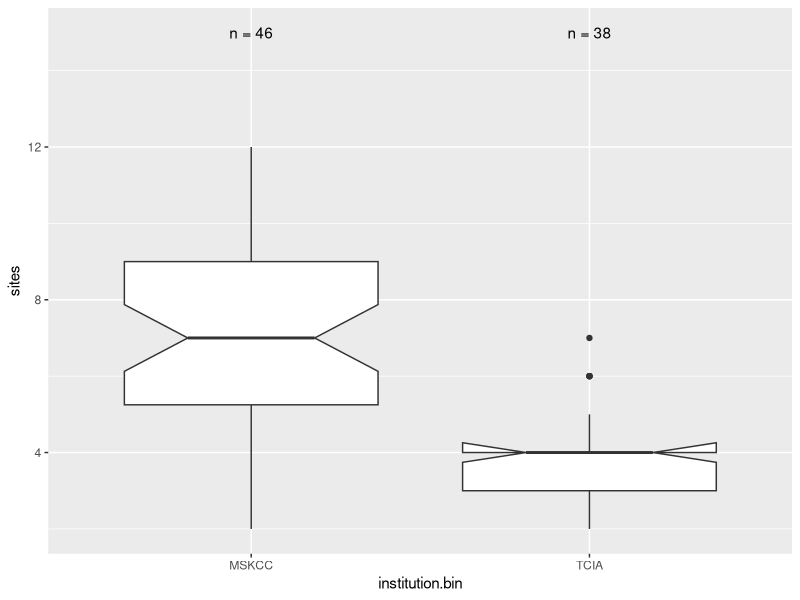
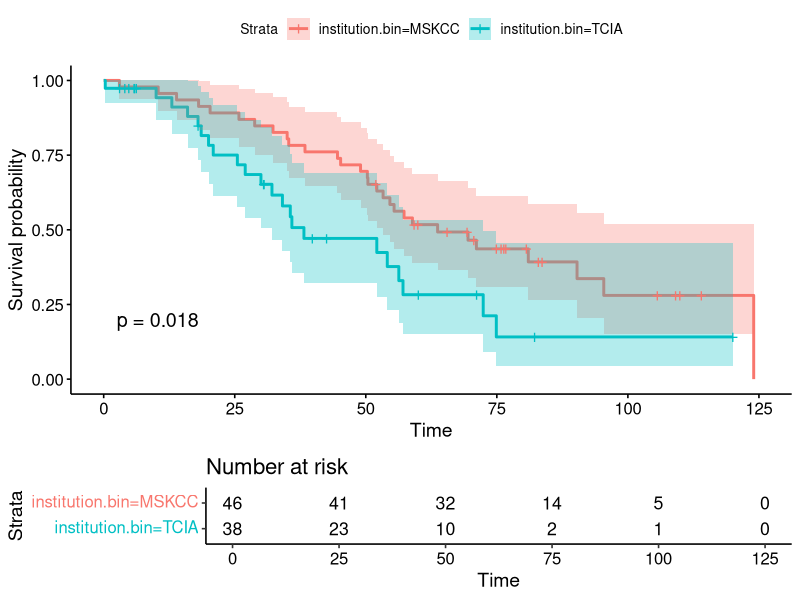
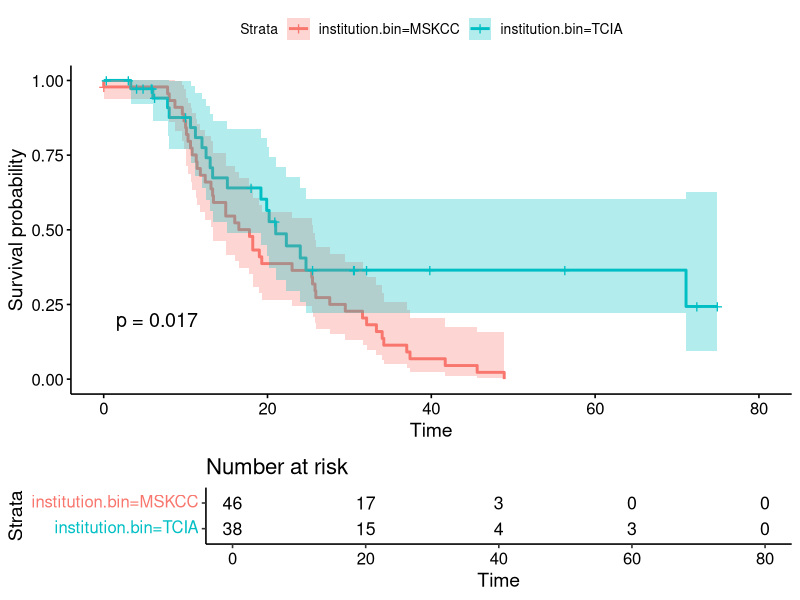
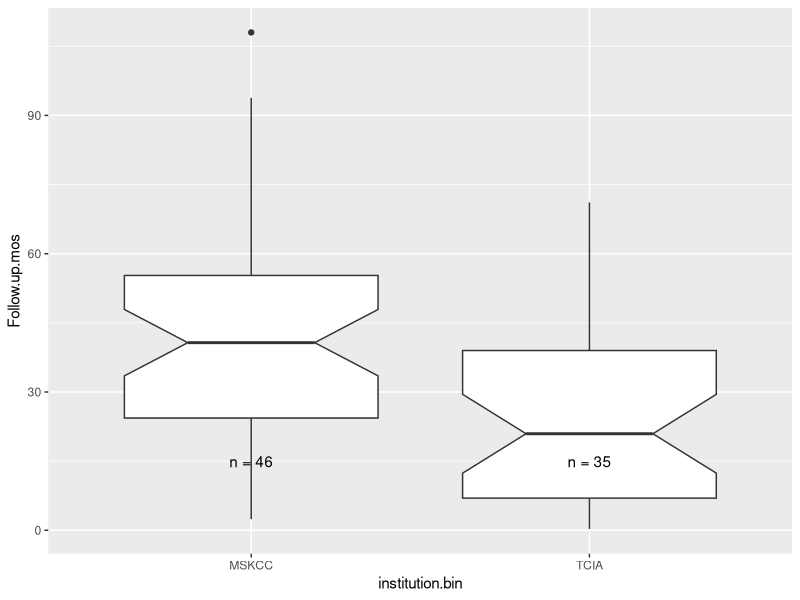
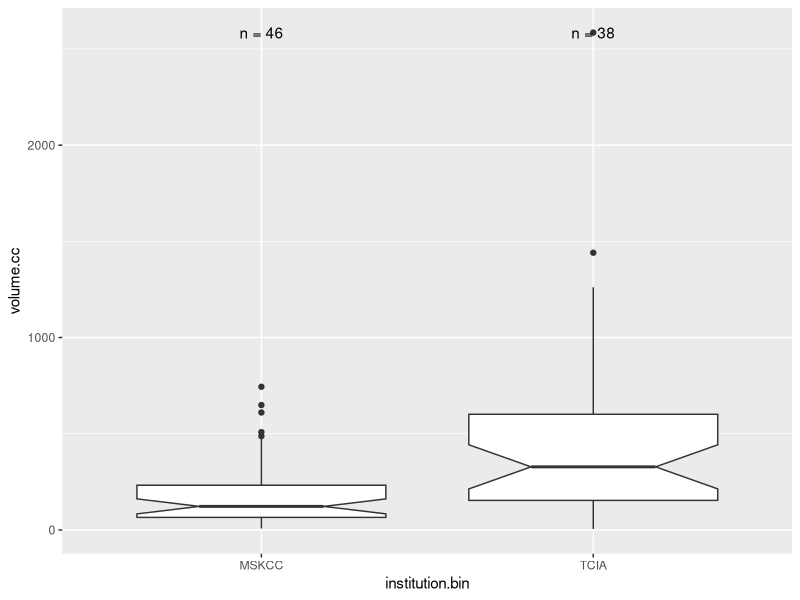
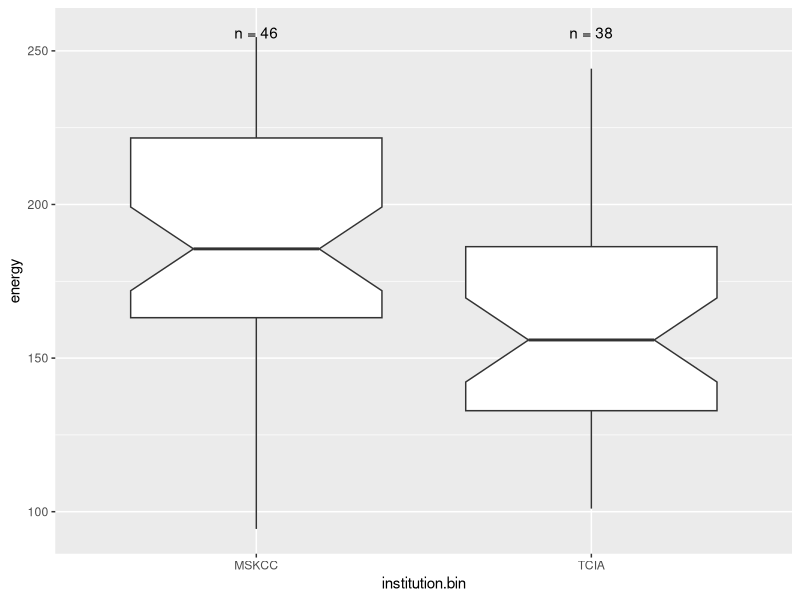
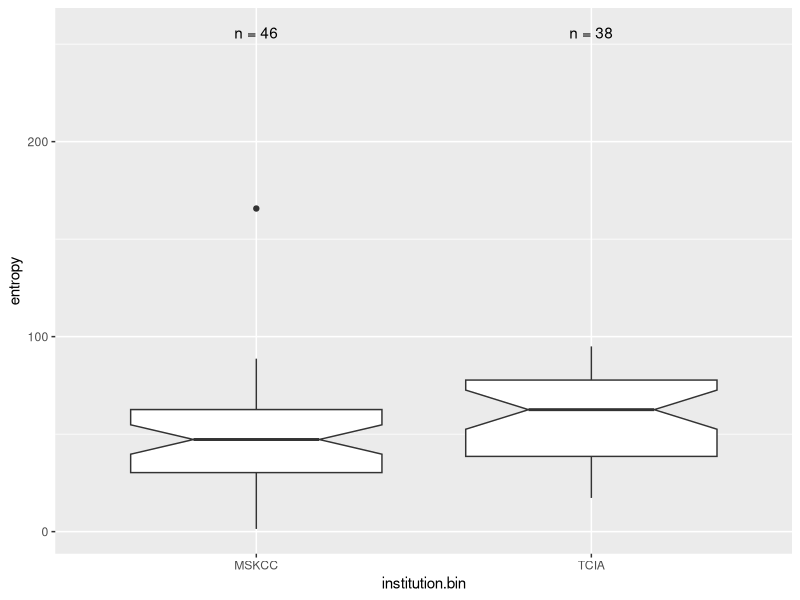
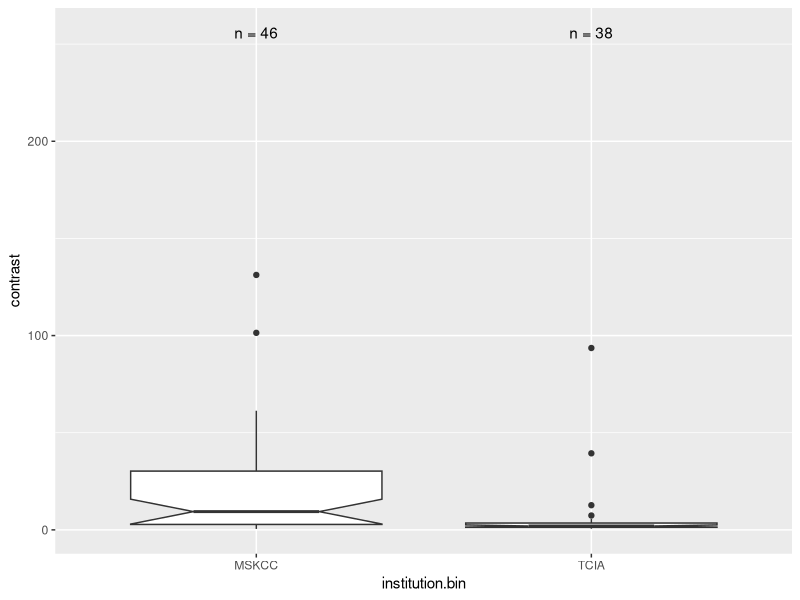

These figures' R source, in order: (Note: this script raises an error after producing the figures.)
## ---- chunk 1
knitr::opts_chunk$set(echo = TRUE)
## ---- chunk 2
require(tidyverse)
require(knitr)
require(broom)
require(survival)
require(survminer)
require(ggplot2)

# options for output
options(scipen=1, digits=2)
# Variants of mean, median etc with na.rm = T
min_    <- function(...) min(..., na.rm=T)
max_    <- function(...) max(..., na.rm=T)
mean_   <- function(...) mean(..., na.rm=T)
median_ <- function(...) median(..., na.rm=T)
Q1_     <- function(...) quantile(..., probs=0.25, na.rm = TRUE)
Q3_     <- function(...) quantile(..., probs=0.75, na.rm = TRUE)
sum_    <- function(...) sum(..., na.rm=T)
# function to return counts of samples
n_fun <- function(x, y){ # y is position for labels
  return(data.frame(y, label = paste0("n = ", length(x))))
}
## ---- chunk 3
clin.data <- read_csv("2017-Veeraraghavan-data-HV.csv")
## ---- chunk 4
clin.data %>%
  distinct(tcga.id) %>% tally()
## ---- chunk 5
clin.data %>%
    group_by(institution.bin) %>%
    summarize_each(funs(
    min_,
    Q1_,
    median_,
    Q3_,
    max_
    ), 
    sites) 
## ---- chunk 6
clin.data %>%
  ggplot(aes(x = institution.bin, y = sites)) + geom_boxplot(notch = TRUE) +
    stat_summary(fun.data = n_fun, fun.args = 15, geom = "text")

print(wilcox.test(clin.data$sites[clin.data$institution.bin=="MSKCC"], 
                  clin.data$sites[clin.data$institution.bin != "MSKCC"]))
## ---- chunk 7
clin.data %>%
    group_by(institution.bin) %>%
    summarize_each(funs(
    min_,
    Q1_,
    median_,
    Q3_,
    max_
    ), 
    os.mos) 
## ---- chunk 8
clin.data %>% 
  group_by(institution.bin) %>% 
  do(glance(survfit(Surv(time=os.mos, event=dead=="1") ~ 1, data=.)))

## ---- chunk 9
ggsurvplot(
  survfit(Surv(time=os.mos, event=dead=="1") ~ institution.bin, data=clin.data),
  data = clin.data, risk.table = TRUE, conf.int = TRUE, pval = TRUE)
## ---- chunk 10
clin.data %>%
    group_by(institution.bin) %>%
    summarize_each(funs(
    min_,
    Q1_,
    median_,
    Q3_,
    max_
    ), 
    pfs.mos) 
## ---- chunk 11
clin.data %>% 
  group_by(institution.bin) %>% 
  do(glance(survfit(Surv(time=pfs.mos, event=recurrence=="1") ~ 1, data=.)))
## ---- chunk 12
ggsurvplot(
  survfit(Surv(time=pfs.mos, event=recurrence=="1") ~ institution.bin, data=clin.data),
  data = clin.data, risk.table = TRUE, conf.int = TRUE, pval = TRUE)
## ---- chunk 13
clin.data %>%
    group_by(institution.bin) %>%
    summarize_each(funs(
    min_,
    Q1_,
    median_,
    Q3_,
    max_
    ), 
    Follow.up.mos) 
 
## ---- chunk 14

clin.data %>%
  ggplot(aes(x = institution.bin, y = Follow.up.mos)) + geom_boxplot(notch = TRUE) +
    stat_summary(fun.data = n_fun, fun.args = 15, geom = "text")

print(wilcox.test(clin.data$sites[clin.data$institution.bin=="MSKCC"], 
                  clin.data$sites[clin.data$institution.bin != "MSKCC"]))
  
## ---- chunk 15
clin.data %>%
    group_by(institution.bin) %>%
    summarize_each(funs(
    min_,
    Q1_,
    median_,
    Q3_,
    max_
    ), 
    volume.cc) 
## ---- chunk 16
clin.data %>%
  ggplot(aes(x = institution.bin, y = volume.cc)) + geom_boxplot(notch = TRUE) +
    stat_summary(fun.data = n_fun, fun.args = 2586, geom = "text")
## ---- chunk 17
clin.data %>% 
  do(tidy(wilcox.test(volume.cc ~ institution.bin, data = .)))
## ---- chunk 18
  clin.data %>%
    group_by(institution.bin) %>%
    summarize_each(funs(
    min_,
    Q1_,
    median_,
    Q3_,
    max_
    ), 
    energy)

## ---- chunk 19
clin.data %>%
  ggplot(aes(x = institution.bin, y = energy)) + geom_boxplot(notch = TRUE) +
    stat_summary(fun.data = n_fun, fun.args = 256, geom = "text")
## ---- chunk 20
clin.data %>% 
  do(tidy(wilcox.test(energy ~ institution.bin, data = .)))
## ---- chunk 21
  clin.data %>%
    group_by(institution.bin) %>%
    summarize_each(funs(
    min_,
    Q1_,
    median_,
    Q3_,
    max_
    ), 
    entropy)

## ---- chunk 22
clin.data %>%
  ggplot(aes(x = institution.bin, y = entropy)) + geom_boxplot(notch = TRUE) +
    stat_summary(fun.data = n_fun, fun.args = 256, geom = "text")
## ---- chunk 23
clin.data %>% 
  do(tidy(wilcox.test(entropy ~ institution.bin, data = .)))
## ---- chunk 24
  clin.data %>%
    group_by(institution.bin) %>%
    summarize_each(funs(
    min_,
    Q1_,
    median_,
    Q3_,
    max_
    ), 
    contrast)

## ---- chunk 25
clin.data %>%
  ggplot(aes(x = institution.bin, y = contrast)) + geom_boxplot(notch = TRUE) +
    stat_summary(fun.data = n_fun, fun.args = 256, geom = "text")
## ---- chunk 26
clin.data %>% 
  do(tidy(wilcox.test(contrast ~ institution.bin, data = .)))
## ---- chunk 27
  clin.data %>%
    group_by(institution.bin) %>%
    summarize_each(funs(
    min_,
    Q1_,
    median_,
    Q3_,
    max_
    ), 
    homogeneity)

## ---- chunk 28
clin.data %>%
  ggplot(aes(x = institution.bin, y = homogeneity)) + geom_boxplot(notch = TRUE) +
    stat_summary(fun.data = n_fun, fun.args = 256, geom = "text")
## ---- chunk 29
clin.data %>% 
  do(tidy(wilcox.test(homogeneity ~ institution.bin, data = .)))
## ---- chunk 30
  clin.data %>%
    group_by(institution.bin) %>%
    summarize_each(funs(
    min_,
    Q1_,
    median_,
    Q3_,
    max_
    ), 
    c.se)

## ---- chunk 31
clin.data %>%
  ggplot(aes(x = institution.bin, y = c.se)) + geom_boxplot(notch = TRUE) +
    stat_summary(fun.data = n_fun, fun.args = 6, geom = "text")
## ---- chunk 32
clin.data %>% 
  do(tidy(wilcox.test(c.se ~ institution.bin, data = .)))
## ---- chunk 33
  clin.data %>%
    group_by(institution.bin) %>%
    summarize_each(funs(
    min_,
    Q1_,
    median_,
    Q3_,
    max_
    ), 
    clu.dev)

## ---- chunk 34
clin.data %>%
  ggplot(aes(x = institution.bin, y = clu.dev)) + geom_boxplot(notch = TRUE) +
    stat_summary(fun.data = n_fun, fun.args = 25, geom = "text")
## ---- chunk 35
clin.data %>% 
  do(tidy(wilcox.test(clu.dev ~ institution.bin, data = .)))
## ---- chunk 36
  clin.data %>%
    group_by(institution.bin) %>%
    summarize_each(funs(
    min_,
    Q1_,
    median_,
    Q3_,
    max_
    ), 
    clu.diss)

## ---- chunk 37
clin.data %>%
  ggplot(aes(x = institution.bin, y = clu.diss)) + geom_boxplot(notch = TRUE) +
    stat_summary(fun.data = n_fun, fun.args = 30902, geom = "text")
## ---- chunk 38
clin.data %>% 
  do(tidy(wilcox.test(clu.diss ~ institution.bin, data = .)))
## ---- chunk 39
    clin.data %>%
      do(tidy(cor.test(clin.data$c.se, clin.data$volume.cc, method="spearman"))) %>%
  select(estimate, p.value)
## ---- chunk 40
    clin.data %>%
      do(tidy(cor.test(clin.data$clu.diss, clin.data$volume.cc, method="spearman"))) %>%
  select(estimate, p.value)
## ---- chunk 41

   clin.data %>%
      do(tidy(cor.test(clin.data$clu.dev, clin.data$volume.cc, method="spearman"))) %>%
  select(estimate, p.value)

## ---- chunk 42
      
    clin.data %>%
      do(tidy(cor.test(clin.data$energy, clin.data$volume.cc, method="spearman"))) %>%
  select(estimate, p.value)

## ---- chunk 43
  
    clin.data %>%
      do(tidy(cor.test(clin.data$entropy, clin.data$volume.cc, method="spearman"))) %>%
  select(estimate, p.value)
## ---- chunk 44

    clin.data %>%
      do(tidy(cor.test(clin.data$contrast, clin.data$volume.cc, method="spearman"))) %>%
  select(estimate, p.value)

## ---- chunk 45

    clin.data %>%
      do(tidy(cor.test(clin.data$homogeneity, clin.data$volume.cc, method="spearman"))) %>%
  select(estimate, p.value)

## ---- chunk 46
    clin.data %>%
      do(tidy(cor.test(clin.data$c.se, clin.data$sites, method="spearman"))) %>%
  select(estimate, p.value)
## ---- chunk 47

    clin.data %>%
      do(tidy(cor.test(clin.data$clu.diss, clin.data$sites, method="spearman"))) %>%
  select(estimate, p.value)
## ---- chunk 48

   clin.data %>%
      do(tidy(cor.test(clin.data$clu.dev, clin.data$sites, method="spearman"))) %>%
  select(estimate, p.value)
## ---- chunk 49

    clin.data %>%
      do(tidy(cor.test(clin.data$energy, clin.data$sites, method="spearman"))) %>%
  select(estimate, p.value)

## ---- chunk 50

    clin.data %>%
      do(tidy(cor.test(clin.data$entropy, clin.data$sites, method="spearman"))) %>%
  select(estimate, p.value)
    
## ---- chunk 51

    clin.data %>%
      do(tidy(cor.test(clin.data$contrast, clin.data$sites, method="spearman"))) %>%
  select(estimate, p.value)

## ---- chunk 52

    clin.data %>%
      do(tidy(cor.test(clin.data$homogeneity, clin.data$sites, method="spearman"))) %>%
  select(estimate, p.value)

## ---- chunk 53
  clin.data %>%
    group_by(institution.bin) %>%
      do(tidy(coxph(Surv(time=pfs.mos, event=recurrence=="1")~volume.cc+age + as.factor(stage), data=.), exponentiate=TRUE)) %>%
    select(institution.bin, term, estimate, p.value, conf.low, conf.high) %>%
  arrange(institution.bin, p.value)

## ---- chunk 54
 clin.data %>%
    group_by(institution.bin) %>%
      do(tidy(coxph(Surv(time=os.mos, event=dead=="1")~volume.cc+age + as.factor(stage), data=.), exponentiate=TRUE)) %>%
    select(institution.bin, term, estimate, p.value, conf.low, conf.high) %>%
  arrange(institution.bin, p.value)

## ---- chunk 55
clin.data %>% 
  group_by(institution.bin) %>%
    do(tidy(wilcox.test(volume.cc ~ platinum.resistant, data =.))) %>%
  select(institution.bin, statistic, p.value) %>%
  arrange(institution.bin, p.value)


## ---- chunk 56
    clin.data %>%
    group_by(institution.bin) %>%
      do(tidy(coxph(Surv(time=pfs.mos, event=recurrence=="1")~c.se+age+as.factor(stage)+volume.cc, data=.), exponentiate=TRUE)) %>%
    select(institution.bin, term, estimate, p.value, conf.low, conf.high) %>%
  arrange(institution.bin, p.value)
## ---- chunk 57
 clin.data %>%
    group_by(institution.bin) %>%
      do(tidy(coxph(Surv(time=os.mos, event=dead=="1")~c.se+age+as.factor(stage)+volume.cc, data=.), exponentiate=TRUE)) %>%
    select(institution.bin, term, estimate, p.value, conf.low, conf.high) %>%
  arrange(institution.bin, p.value)

## ---- chunk 58
    clin.data %>%
    group_by(institution.bin) %>%
      do(tidy(coxph(Surv(time=pfs.mos, event=recurrence=="1")~clu.dev+age+as.factor(stage)+volume.cc, data=.), exponentiate=TRUE)) %>%
    select(institution.bin, term, estimate, p.value, conf.low, conf.high) %>%
  arrange(institution.bin, p.value)
## ---- chunk 59
 clin.data %>%
    group_by(institution.bin) %>%
      do(tidy(coxph(Surv(time=os.mos, event=dead=="1")~clu.dev+age+as.factor(stage)+volume.cc, data=.), exponentiate=TRUE)) %>%
    select(institution.bin, term, estimate, p.value, conf.low, conf.high) %>%
  arrange(institution.bin, p.value)

## ---- chunk 60
    clin.data %>%
    group_by(institution.bin) %>%
      do(tidy(coxph(Surv(time=pfs.mos, event=recurrence=="1")~clu.diss+age+as.factor(stage)+volume.cc, data=.), exponentiate=TRUE)) %>%
    select(institution.bin, term, estimate, p.value, conf.low, conf.high) %>%
  arrange(institution.bin, p.value)
## ---- chunk 61
 clin.data %>%
    group_by(institution.bin) %>%
      do(tidy(coxph(Surv(time=os.mos, event=dead=="1")~clu.diss+age+as.factor(stage)+volume.cc, data=.), exponentiate=TRUE)) %>%
    select(institution.bin, term, estimate, p.value, conf.low, conf.high) %>%
  arrange(institution.bin, p.value)

## ---- chunk 62
clin.data %>% 
  group_by(institution.bin) %>%
    do(tidy(wilcox.test(c.se ~ platinum.resistant, data =.))) %>%
  select(institution.bin, statistic, p.value) %>%
  arrange(institution.bin, p.value)

## ---- chunk 63
clin.data %>% 
  group_by(institution.bin) %>%
    do(tidy(wilcox.test(clu.dev ~ platinum.resistant, data =.))) %>%
  select(institution.bin, statistic, p.value) %>%
  arrange(institution.bin, p.value)

## ---- chunk 64
clin.data %>% 
  group_by(institution.bin) %>%
    do(tidy(wilcox.test(clu.diss ~ platinum.resistant, data =.))) %>%
  select(institution.bin, statistic, p.value) %>%
  arrange(institution.bin, p.value)

## ---- chunk 65

  clin.data%>%
    group_by(institution.bin, ClusterID.ISTH) %>%
      summarize_each(funs(
        min_,
        Q1_,
        median_,
        Q3_,
        max_
      ), c.se)

## ---- chunk 66

 clin.data%>%
    group_by(institution.bin, ClusterID.ISTH) %>%
      summarize_each(funs(
        min_,
        Q1_,
        median_,
        Q3_,
        max_
      ), clu.dev)
## ---- chunk 67

  clin.data%>%
    group_by(institution.bin, ClusterID.ISTH) %>%
      summarize_each(funs(
        min_,
        Q1_,
        median_,
        Q3_,
        max_
      ), clu.diss)

## ---- chunk 68
    clin.data$clusterISTH <- (clin.data$ClusterID.ISTH == "Low" | clin.data$ClusterID.ISTH=="Medium")
    slo <- clin.data$clusterISTH
    shi <- !clin.data$clusterISTH
    clin.data$clusterISTH[slo] <- paste("Low")
    clin.data$clusterISTH[shi] <- paste("High")
    clin.data %>%
    group_by(institution.bin) %>%
      do(tidy(coxph(Surv(time=pfs.mos, event=recurrence=="1")~clusterISTH+age+as.factor(stage)+volume.cc, data=.), exponentiate=TRUE)) %>%
    select(institution.bin, term, estimate, p.value, conf.low, conf.high) %>%
  arrange(institution.bin, p.value)
## ---- chunk 69
    clin.data %>%
    group_by(institution.bin) %>%
      do(tidy(coxph(Surv(time=os.mos, event=dead=="1")~clusterISTH+age+as.factor(stage)+volume.cc, data=.), exponentiate=TRUE)) %>%
    select(institution.bin, term, estimate, p.value, conf.low, conf.high) %>%
  arrange(institution.bin, p.value)
## ---- chunk 70
  clin.data %>%
    group_by(institution.bin,ClusterID.ISTH) %>%
        summarize_each(funs(
    min_,
    Q1_,
    median_,
    Q3_,
    max_,
    sum_), sites)
## ---- chunk 71
  clin.data %>%
    group_by(institution.bin,ClusterID.ISTH) %>%
        summarize_each(funs(
    min_,
    Q1_,
    median_,
    Q3_,
    max_,
    sum_), volume.cc)
## ---- chunk 72
  
  clin.data %>%
    group_by(institution.bin, ClusterID.ISTH) %>%
      do(data.frame(nrow=nrow(.)))
## ---- chunk 73

  clin.data%>%
    group_by(institution.bin,ClusterID.ISTH) %>%
      summarize_each(funs(
        min_,
        Q1_,
        median_,
        Q3_,
        max_
      ), pfs.mos)
## ---- chunk 74

  clin.data%>%
    group_by(institution.bin,ClusterID.ISTH) %>%
      summarize_each(funs(
        min_,
        Q1_,
        median_,
        Q3_,
        max_
      ), os.mos)
## ---- chunk 75
  
  t <- clin.data%>%
    group_by(institution.bin,ClusterID.ISTH,residual.disease) %>%
       do(data.frame(nrow=nrow(.)))
  t <- na.omit(t)
  print(t,n=50)
## ---- chunk 76

  t <- clin.data%>%
    group_by(institution.bin,ClusterID.ISTH,platinum.resistant) %>%
       do(data.frame(nrow=nrow(.)))
  print(t,n=21)
  t <- na.omit(t)
## ---- chunk 77

  tidy(fisher.test(t(matrix(as.matrix.data.frame(t[1:8,4]), 
                            nrow=2,ncol=4, 
                            dimnames = list(c("Sensitive", "Resistant"), c("High", "Low", "Medium", "Ultra-High")))), 
                   alternative="two.sided"))

## ---- chunk 78
    tidy(fisher.test(t(matrix(as.matrix.data.frame(t[9:17,4]), 
                            nrow=2,ncol=4, 
                            dimnames = list(c("Sensitive", "Resistant"), c("High", "Low", "Medium", "Ultra-High")))), 
                   alternative="two.sided"))
## ---- chunk 79
  t <- clin.data%>%  
    group_by(institution.bin, clusterISTH, platinum.resistant) %>%
      do(data.frame(nrow=nrow(.)))
  print(t)
  
  
## ---- chunk 80

  platinumByClusters <- matrix(c(21, 14, 2, 7), nrow=2, dimnames = list(c("Sensitive", "Resistant"), c("Low", "High")))

  tidy(fisher.test(platinumByClusters, alternative = "two.sided")) %>%
    select(estimate, p.value, conf.low, conf.high)
## ---- chunk 81
   platinumByClusters <- matrix(c(7, 10, 3, 4), nrow=2, dimnames = list(c("Sensitive", "Resistant"), 
                                                                       c("Low", "High")))
  tidy(fisher.test(platinumByClusters, alternative="two.sided")) %>%
    select(estimate, p.value, conf.low, conf.high)
## ---- chunk 82
    t <- clin.data%>%  
    group_by(institution.bin, clusterISTH, CCNE1.amp) %>%
      do(data.frame(nrow=nrow(.)))
  print(t)
  t <- na.omit(t)
## ---- chunk 83
  tidy(fisher.test(t(matrix(as.matrix.data.frame(t[1:4,4]), 
                            nrow=2,ncol=2, 
                            dimnames = list(c("NoAmp", "Amp"), c("High", "Low")))), 
                   alternative="two.sided"))
## ---- chunk 84
  tidy(fisher.test(t(matrix(as.matrix.data.frame(t[5:8,4]), 
                            nrow=2,ncol=2, 
                            dimnames = list(c("NoAmp", "Amp"), c("High", "Low")))), 
                   alternative="two.sided"))
## ---- chunk 85
  
  tdata <- clin.data%>%
    group_by(institution.bin, clusterISTH,residual.disease) %>%
       do(data.frame(nrow=nrow(.)))
  tdata <- na.omit(tdata)
  print(tdata,n=50)
## ---- chunk 86

  print(t(matrix(as.matrix(tdata[1:6,4]), nrow=3, ncol=2, dimnames = list(c("Complete", "Optimal", "Suboptimal"), c("High", "Low")))))

  tidy(fisher.test(t(matrix(as.matrix(tdata[1:6,4]), nrow=3, ncol=2, dimnames = list(c("Complete", "Optimal", "Suboptimal"), c("High", "Low")))), alternative = "two.sided"))

## ---- chunk 87

  print(t(matrix(as.matrix(tdata[7:13,4]), nrow=3, ncol=2, dimnames = list(c("Complete", "Optimal", "Suboptimal"), c("High", "Low")))))

  tidy(fisher.test(t(matrix(as.matrix(tdata[7:13,4]), nrow=3, ncol=2, dimnames = list(c("Complete", "Optimal", "Suboptimal"), c("High", "Low")))), alternative = "two.sided"))

## ---- chunk 88
    clin.data %>%
    group_by(institution.bin) %>%
      do(tidy(coxph(Surv(time=pfs.mos, event=recurrence=="1")~energy+age+as.factor(stage)+volume.cc, data=.), exponentiate=TRUE)) %>%
    select(institution.bin, term, estimate, p.value, conf.low, conf.high) %>%
  arrange(institution.bin, p.value)
## ---- chunk 89
 clin.data %>%
    group_by(institution.bin) %>%
      do(tidy(coxph(Surv(time=os.mos, event=dead=="1")~energy+age+as.factor(stage)+volume.cc, data=.), exponentiate=TRUE)) %>%
    select(institution.bin, term, estimate, p.value, conf.low, conf.high) %>%
  arrange(institution.bin, p.value)

## ---- chunk 90
    clin.data %>%
    group_by(institution.bin) %>%
      do(tidy(coxph(Surv(time=pfs.mos, event=recurrence=="1")~entropy+age+as.factor(stage)+volume.cc, data=.), exponentiate=TRUE)) %>%
    select(institution.bin, term, estimate, p.value, conf.low, conf.high) %>%
  arrange(institution.bin, p.value)
## ---- chunk 91
 clin.data %>%
    group_by(institution.bin) %>%
      do(tidy(coxph(Surv(time=os.mos, event=dead=="1")~entropy+age+as.factor(stage)+volume.cc, data=.), exponentiate=TRUE)) %>%
    select(institution.bin, term, estimate, p.value, conf.low, conf.high) %>%
  arrange(institution.bin, p.value)

## ---- chunk 92
    clin.data %>%
    group_by(institution.bin) %>%
      do(tidy(coxph(Surv(time=pfs.mos, event=recurrence=="1")~contrast+age+as.factor(stage)+volume.cc, data=.), exponentiate=TRUE)) %>%
    select(institution.bin, term, estimate, p.value, conf.low, conf.high) %>%
  arrange(institution.bin, p.value)
## ---- chunk 93
 clin.data %>%
    group_by(institution.bin) %>%
      do(tidy(coxph(Surv(time=os.mos, event=dead=="1")~contrast+age+as.factor(stage)+volume.cc, data=.), exponentiate=TRUE)) %>%
    select(institution.bin, term, estimate, p.value, conf.low, conf.high) %>%
  arrange(institution.bin, p.value)

## ---- chunk 94
    clin.data %>%
    group_by(institution.bin) %>%
      do(tidy(coxph(Surv(time=pfs.mos, event=recurrence=="1")~homogeneity+age+as.factor(stage)+volume.cc, data=.), exponentiate=TRUE)) %>%
    select(institution.bin, term, estimate, p.value, conf.low, conf.high) %>%
  arrange(institution.bin, p.value)
## ---- chunk 95
 clin.data %>%
    group_by(institution.bin) %>%
      do(tidy(coxph(Surv(time=os.mos, event=dead=="1")~homogeneity+age+as.factor(stage)+volume.cc, data=.), exponentiate=TRUE)) %>%
    select(institution.bin, term, estimate, p.value, conf.low, conf.high) %>%
  arrange(institution.bin, p.value)

## ---- chunk 96
clin.data %>% 
  group_by(institution.bin) %>%
    do(tidy(wilcox.test(energy ~ platinum.resistant, data =.))) %>%
  select(institution.bin, statistic, p.value) %>%
  arrange(institution.bin, p.value)

## ---- chunk 97
clin.data %>% 
  group_by(institution.bin) %>%
    do(tidy(wilcox.test(entropy ~ platinum.resistant, data =.))) %>%
  select(institution.bin, statistic, p.value) %>%
  arrange(institution.bin, p.value)

## ---- chunk 98
clin.data %>% 
  group_by(institution.bin) %>%
    do(tidy(wilcox.test(contrast ~ platinum.resistant, data =.))) %>%
  select(institution.bin, statistic, p.value) %>%
  arrange(institution.bin, p.value)

## ---- chunk 99
clin.data %>% 
  group_by(institution.bin) %>%
    do(tidy(wilcox.test(homogeneity ~ platinum.resistant, data =.))) %>%
  select(institution.bin, statistic, p.value) %>%
  arrange(institution.bin, p.value)

## ---- chunk 100

  clin.data%>%
    group_by(institution.bin, ClusterID.Haralick) %>%
      summarize_each(funs(
        min_,
        Q1_,
        median_,
        Q3_,
        max_
      ), energy)

## ---- chunk 101

  clin.data%>%
    group_by(institution.bin, ClusterID.Haralick) %>%
      summarize_each(funs(
        min_,
        Q1_,
        median_,
        Q3_,
        max_
      ), entropy)

## ---- chunk 102

  clin.data%>%
    group_by(institution.bin, ClusterID.Haralick) %>%
      summarize_each(funs(
        min_,
        Q1_,
        median_,
        Q3_,
        max_
      ), contrast)

## ---- chunk 103

  clin.data%>%
    group_by(institution.bin, ClusterID.Haralick) %>%
      summarize_each(funs(
        min_,
        Q1_,
        median_,
        Q3_,
        max_
      ), homogeneity)

## ---- chunk 104

    clin.data$Hcluster <- clin.data$ClusterID.Haralick
    clin.data$Hcluster[clin.data$Hcluster=="Low"] <- paste("aLow")
    clin.data$Hcluster[clin.data$Hcluster=="Medium"] <- paste("bMedium")
    clin.data$Hcluster[clin.data$Hcluster=="High"] <- paste("cHigh")
      

    clin.data %>%
    group_by(institution.bin) %>%
      do(tidy(coxph(Surv(time=pfs.mos, event=recurrence=="1")~Hcluster+age+as.factor(stage)+volume.cc, data=.), exponentiate=TRUE)) %>%
    select(institution.bin, term, estimate, p.value, conf.low, conf.high) %>%
  arrange(institution.bin, p.value)
## ---- chunk 105
    clin.data %>%
    group_by(institution.bin) %>%
      do(tidy(coxph(Surv(time=os.mos, event=dead=="1")~Hcluster+age+as.factor(stage)+volume.cc, data=.), exponentiate=TRUE)) %>%
    select(institution.bin, term, estimate, p.value, conf.low, conf.high) %>%
  arrange(institution.bin, p.value)
## ---- chunk 106
  clin.data %>%
    group_by(institution.bin,ClusterID.Haralick) %>%
        summarize_each(funs(
    min_,
    Q1_,
    median_,
    Q3_,
    max_,
    sum_), sites)
## ---- chunk 107
  clin.data %>%
    group_by(institution.bin,ClusterID.Haralick) %>%
        summarize_each(funs(
    min_,
    Q1_,
    median_,
    Q3_,
    max_,
    sum_), volume.cc)
## ---- chunk 108
  
  clin.data %>%
    group_by(institution.bin, ClusterID.Haralick) %>%
      do(data.frame(nrow=nrow(.)))
## ---- chunk 109

  clin.data%>%
    group_by(institution.bin,ClusterID.Haralick) %>%
      summarize_each(funs(
        min_,
        Q1_,
        median_,
        Q3_,
        max_
      ), pfs.mos)
## ---- chunk 110

  clin.data%>%
    group_by(institution.bin,ClusterID.Haralick) %>%
      summarize_each(funs(
        min_,
        Q1_,
        median_,
        Q3_,
        max_
      ), os.mos)
## ---- chunk 111
  
  tdata <- clin.data%>%
    group_by(institution.bin,ClusterID.Haralick,residual.disease) %>%
       do(data.frame(nrow=nrow(.)))
  tdata <- na.omit(tdata)
  print(na.omit(tdata),n=50)
## ---- chunk 112
  
  print(t(matrix(as.matrix(tdata[1:9,4]), nrow=3, ncol=3, dimnames = list(c("Complete", "Optimal", "Suboptimal"), c("High", "Low", "Medium")))))

  tidy(fisher.test(t(matrix(as.matrix(tdata[9:18,4]), nrow=3, ncol=3, dimnames = list(c("Complete", "Optimal", "Suboptimal"), c("High", "Low", "Medium")))), alternative = "two.sided"))

## ---- chunk 113

  print(t(matrix(as.matrix(tdata[7:13,4]), nrow=3, ncol=2, dimnames = list(c("Complete", "Optimal", "Suboptimal"), c("High", "Low")))))

  tidy(fisher.test(t(matrix(as.matrix(tdata[7:13,4]), nrow=3, ncol=2, dimnames = list(c("Complete", "Optimal", "Suboptimal"), c("High", "Low")))), alternative = "two.sided"))


## ---- chunk 114

  t <- clin.data%>%
    group_by(institution.bin,ClusterID.Haralick,platinum.resistant) %>%
       do(data.frame(nrow=nrow(.)))
  t <- na.omit(t)
  print(na.omit(t),n=21)
## ---- chunk 115

  tidy(fisher.test(t(matrix(as.matrix.data.frame(t[1:6,4]), 
                            nrow=2,ncol=3, 
                            dimnames = list(c("Sensitive", "Resistant"), c("High", "Low", "Medium")))), 
                   alternative="two.sided"))

## ---- chunk 116
    tidy(fisher.test(t(matrix(as.matrix.data.frame(t[7:13,4]), 
                            nrow=2,ncol=3, 
                            dimnames = list(c("Sensitive", "Resistant"), c("High", "Low", "Medium")))), 
                   alternative="two.sided"))
## ---- chunk 117
  clin.data$scanner <- clin.data$manufacturer=="GE"
  ge <- clin.data$scanner
  clin.data$scanner[ge] <- paste("GE")
  clin.data$scanner[!ge] <- paste("not GE")
  
## ---- chunk 118
  
  clin.data%>%
    do(tidy(wilcox.test(c.se ~ scanner, data = clin.data[clin.data$institution.bin!="MSKCC",])))
## ---- chunk 119

  clin.data%>%
    do(tidy(wilcox.test(clu.dev ~ scanner, data = clin.data[clin.data$institution.bin!="MSKCC",])))
## ---- chunk 120

  clin.data%>%
    do(tidy(wilcox.test(clu.diss ~ scanner, data = clin.data[clin.data$institution.bin!="MSKCC",])))
## ---- chunk 121

  clin.data%>%
    do(tidy(wilcox.test(energy ~ scanner, data = clin.data[clin.data$institution.bin!="MSKCC",])))
## ---- chunk 122

  clin.data%>%
    do(tidy(wilcox.test(contrast ~ scanner, data = clin.data[clin.data$institution.bin!="MSKCC",])))
## ---- chunk 123

  clin.data%>%
    do(tidy(wilcox.test(homogeneity ~ scanner, data = clin.data[clin.data$institution.bin!="MSKCC",])))
## ---- chunk 124

  clin.data%>%
    do(tidy(wilcox.test(entropy ~ scanner, data = clin.data[clin.data$institution.bin!="MSKCC",])))
## ---- chunk 125
  #clin.data %>%
  #  group_by(institution.bin) %>%
     ggsurvplot(survfit(Surv(time=pfs.mos, event=recurrence=="1")~clusterISTH, data=clin.data[clin.data$institution.bin=="MSKCC",]), data=clin.data[clin.data$institution.bin=="MSKCC",], risk.table = TRUE, conf.int=TRUE, pval= TRUE, xlab="months", ylab="Proportion not progressed")

     ggsurvplot(survfit(Surv(time=pfs.mos, event=recurrence=="1")~clusterISTH, data=clin.data[clin.data$institution.bin!="MSKCC",]), data=clin.data[clin.data$institution.bin!="MSKCC",], risk.table = TRUE, conf.int=TRUE, pval= TRUE, xlab="months", ylab="Proportion not progressed")

 
## ---- chunk 126
#  clin.data %>%
#    group_by(institution.bin) %>%
     ggsurvplot(survfit(Surv(time=os.mos, event=dead=="1")~clusterISTH, data=clin.data[clin.data$institution.bin=="MSKCC",]), data=clin.data[clin.data$institution.bin=="MSKCC",], risk.table = TRUE, conf.int=TRUE, pval= TRUE, xlab="months", ylab="Proportion surviving")
 

  ggsurvplot(survfit(Surv(time=os.mos, event=dead=="1")~clusterISTH, data=clin.data[clin.data$institution.bin!="MSKCC",]), data=clin.data[clin.data$institution.bin!="MSKCC",], risk.table = TRUE, conf.int=TRUE, pval= TRUE, xlab="months", ylab="Proportion surviving")
